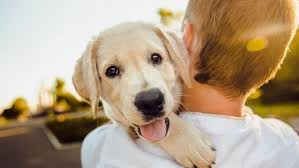
#> input picture images.jpg, 299 x 168 px
$ python 9.py
#> lines starting #> are read from the running program, lines starting #| are printed output that depends on the picture
#9 RGB EXTRACTION from image
#RED, GREEN AND BLUE TINT

import numpy as np
import cv2
img=cv2.imread('images.jpg')
#> img is the input picture: shape (168, 299, 3); mean B, G, R 134, 159, 179.4
cv2.imshow('ORGINAL IMAGE',img)

B,G,R = cv2.split(img)
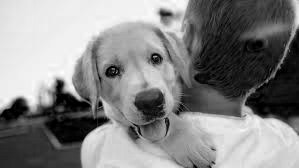
#> B: shape (168, 299); min 0, max 255, mean 134
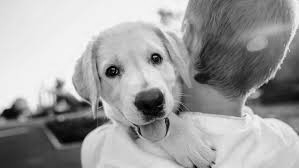
#> G: shape (168, 299); min 0, max 254, mean 159
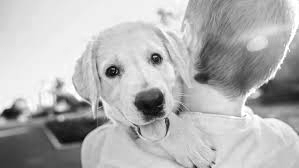
#> R: shape (168, 299); min 6, max 255, mean 179.4
#here we are taking 3 color channels and spliting them
#cv2.split() is used to split coloured/multi channel imgae into seperate single channel images
zeros = np.zeros(img.shape[:2],dtype = 'uint8')
# we are only considering len and width and ignoring channel
cv2.imshow('RED',cv2.merge([zeros,zeros,R]))
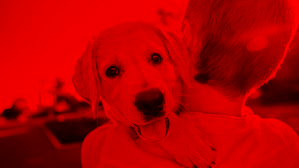
#> window 'RED': shape (168, 299, 3); mean B, G, R 0, 0, 179.4
#cv2.merge() merges several single channel images into multichannel images
# it merges red plane with black background
cv2.imshow('GREEN',cv2.merge([zeros,G,zeros]))
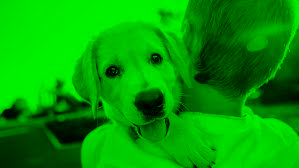
#> window 'GREEN': shape (168, 299, 3); mean B, G, R 0, 159, 0
cv2.imshow('BLUE',cv2.merge([B,zeros,zeros]))
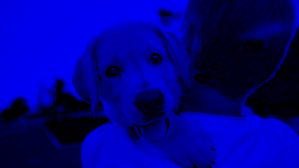
#> window 'BLUE': shape (168, 299, 3); mean B, G, R 134, 0, 0
cv2.waitKey(0)
cv2.destroyAllWindows()
